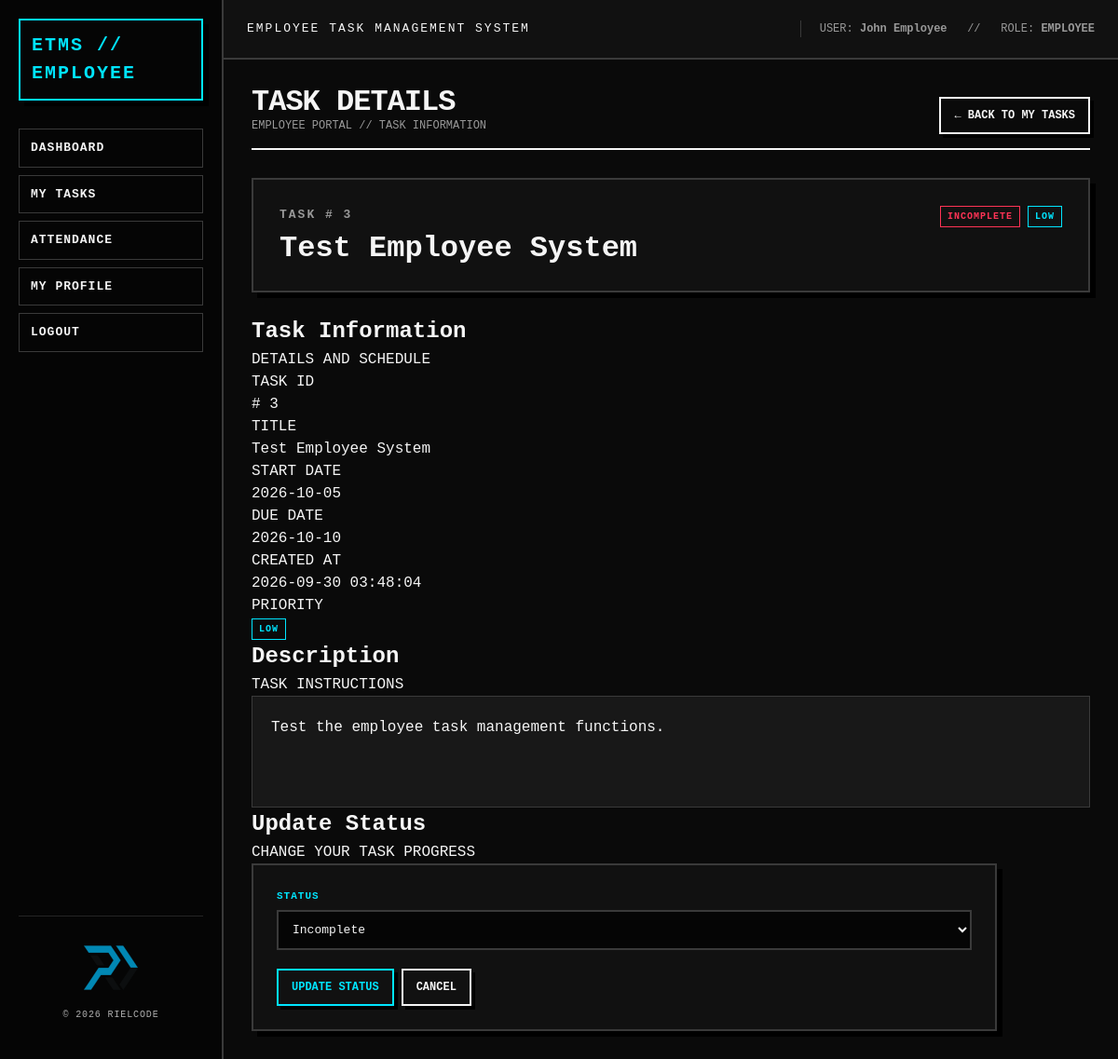
Screenshot of /employee/tasks/view.php?id=3 (signed in) with the database file from the repository.
### tables this page shows
CREATE TABLE tasks (

    taskId INT AUTO_INCREMENT,

    title VARCHAR(255) NOT NULL,

    description TEXT,

    assignedTo INT NOT NULL,

    startDate DATE NOT NULL,

    dueDate DATE NOT NULL,

    status ENUM(
        'incomplete',
        'progressing',
        'completed'
    )
    NOT NULL DEFAULT 'incomplete',

    priority ENUM(
        'low',
        'medium',
        'high'
    )
    NOT NULL DEFAULT 'medium',

    createdAt TIMESTAMP
        DEFAULT CURRENT_TIMESTAMP,

    updatedAt TIMESTAMP
        DEFAULT CURRENT_TIMESTAMP
        ON UPDATE CURRENT_TIMESTAMP,

    PRIMARY KEY (taskId),

    CONSTRAINT fk_tasks_user
        FOREIGN KEY (assignedTo)
        REFERENCES users(id)
        ON DELETE CASCADE
        ON UPDATE CASCADE

);

### employee/tasks/view.php (the view, shortened to what this page needs)
<?php
require_once "../../config/database.php";
$userId = $_SESSION["user_id"];
$taskId = (int) $_GET["id"];
$stmt = mysqli_prepare(
    $conn,
    "SELECT
        taskId,
        title,
        description,
        startDate,
        dueDate,
        status,
        priority,
        createdAt
    FROM tasks
    WHERE taskId = ?
    AND assignedTo = ?"
);
mysqli_stmt_bind_param(
    $stmt,
    "ii",
    $taskId,
    $userId
);
if (!mysqli_stmt_execute($stmt)) {
    die("Execute failed: " .
        mysqli_stmt_error($stmt));
}
$result = mysqli_stmt_get_result($stmt);
$task = mysqli_fetch_assoc($result);
?>
<!DOCTYPE html>
<html lang="en">
<head>
    <link
        rel="stylesheet"
        href="/ETMS/assets/css/style.css">
</head>
<body>
    <div class="app">
        <?php require_once "../../includes/employee_sidebar.php"; ?>
        <div class="main">
            <?php require_once "../../includes/topbar.php"; ?>
            <main class="content">
                <div class="page-header">
                    <div>
                        <h1>
                            Task Details
                        </h1>
                        <p>
                            EMPLOYEE PORTAL // TASK INFORMATION
                        </p>
                    </div>
                    <a
                        href="index.php"
                        class="btn">
                        ← Back To My Tasks
                    </a>
                </div>
                <section class="task-detail-header">
                    <div>
                        <div class="task-id">
                            TASK #
                            <?php
                            echo htmlspecialchars(
                                $task["taskId"]
                            );
                            ?>
                        </div>
                        <h2>
                            <?php
                            echo htmlspecialchars(
                                $task["title"]
                            );
                            ?>
                        </h2>
                    </div>
                    <div class="task-badges">
                        <span
                            class="badge badge-<?php
                                                echo htmlspecialchars(
                                                    $task["status"]
                                                );
                                                ?>">
                            <?php
                            echo strtoupper(
                                htmlspecialchars(
                                    $task["status"]
                                )
                            );
                            ?>
                        </span>
                        <span
                            class="badge badge-<?php
                                                echo htmlspecialchars(
                                                    $task["priority"]
                                                );
                                                ?>">
                            <?php
                            echo strtoupper(
                                htmlspecialchars(
                                    $task["priority"]
                                )
                            );
                            ?>
                        </span>
                    </div>
                </section>
                <section class="panel">
                    <div class="panel-header">
                        <div>
                            <h2>
                                Task Information
                            </h2>
                            <p>
                                DETAILS AND SCHEDULE
                            </p>
                        </div>
                    </div>
                    <div class="detail-grid">
                        <div class="detail-item">
                            <div class="detail-label">
                                TASK ID
                            </div>
                            <div class="detail-value">
                                #
                                <?php
                                echo htmlspecialchars(
                                    $task["taskId"]
                                );
                                ?>
                            </div>
                        </div>
                        <div class="detail-item">
                            <div class="detail-label">
                                TITLE
                            </div>
                            <div class="detail-value">
                                <?php
                                echo htmlspecialchars(
                                    $task["title"]
                                );
                                ?>
                            </div>
                        </div>
                        <div class="detail-item">
                            <div class="detail-label">
                                START DATE
                            </div>
                            <div class="detail-value">
                                <?php
                                echo htmlspecialchars(
                                    $task["startDate"]
                                );
                                ?>
                            </div>
                        </div>
                        <div class="detail-item">
                            <div class="detail-label">
                                DUE DATE
                            </div>
                            <div class="detail-value">
                                <?php
                                echo htmlspecialchars(
                                    $task["dueDate"]
                                );
                                ?>
                            </div>
                        </div>
                        <div class="detail-item">
                            <div class="detail-label">
                                CREATED AT
                            </div>
                            <div class="detail-value">
                                <?php
                                echo htmlspecialchars(
                                    $task["createdAt"]
                                );
                                ?>
                            </div>
                        </div>
                        <div class="detail-item">
                            <div class="detail-label">
                                PRIORITY
                            </div>
                            <div class="detail-value">
                                <span
                                    class="badge badge-<?php
                                                        echo htmlspecialchars(
                                                            $task["priority"]
                                                        );
                                                        ?>">
                                    <?php
                                    echo strtoupper(
                                        htmlspecialchars(
                                            $task["priority"]
                                        )
                                    );
                                    ?>
                                </span>
                            </div>
                        </div>
                    </div>
                </section>
                <section class="panel">
                    <div class="panel-header">
                        <div>
                            <h2>
                                Description
                            </h2>
                            <p>
                                TASK INSTRUCTIONS
                            </p>
                        </div>
                    </div>
                    <div class="task-description">
                        <?php
                        if (
                            $task["description"] !== null &&
                            $task["description"] !== ""
                        ) {
                            echo nl2br(
                                htmlspecialchars(
                                    $task["description"]
                                )
                            );
                        } else {
                            echo "No description provided.";
                        }
                        ?>
                    </div>
                </section>
                <section class="panel">
                    <div class="panel-header">
                        <div>
                            <h2>
                                Update Status
                            </h2>
                            <p>
                                CHANGE YOUR TASK PROGRESS
                            </p>
                        </div>
                    </div>
                    <form
                        action="update_status.php"
                        method="post"
                        class="form-card">
                        <div class="form-group">
                            <label for="status">
                                Status
                            </label>
                            <select
                                name="status"
                                id="status"
                                class="form-control"
                                required>
                                <option
                                    value="incomplete"
                                    <?php
                                    echo $task["status"] === "incomplete"
                                        ? "selected"
                                        : "";
                                    ?>>
                                    Incomplete
                                </option>
                            </select>
                        </div>
                        <div class="actions">
                            <button
                                type="submit"
                                class="btn btn-primary">
                                UPDATE STATUS
                            </button>
                            <a
                                href="index.php"
                                class="btn">
                                CANCEL
                            </a>
                        </div>
                    </form>
                </section>
            </main>
        </div>
    </div>
</body>
</html>

### assets/css/style.css (style rules this page uses)
:root { --bg: #0a0a0a; --surface: #111111; --surface-2: #181818; --text: #f5f5f5; --muted: #999999; --line: #3a3a3a; --line-strong: #666666; --accent: #00e5ff; --success: #00ff66; --warning: #ffcc00; --danger: #ff3355; --shadow: 6px 6px 0 #000; --radius: 0; --sidebar-width: 240px; }
* { box-sizing: border-box; margin: 0; padding: 0; }
html { background: var(--bg); }
body { font-family: "Courier New", Courier, monospace; background: var(--bg); color: var(--text); line-height: 1.5; }
a { color: var(--accent); text-decoration: none; }
.app { min-height: 100vh; display: flex; background: var(--bg); }
.main { flex: 1; min-width: 0; }
.content { padding: 30px; max-width: 1600px; margin: 0 auto; }
.page-header { display: flex; justify-content: space-between; align-items: flex-end; gap: 20px; margin-bottom: 30px; border-bottom: 2px solid var(--text); padding-bottom: 15px; }
.page-header h1 { font-size: 32px; line-height: 1; text-transform: uppercase; letter-spacing: -1px; }
.page-header p { color: var(--muted); font-size: 12px; }
.btn { display: inline-block; border: 2px solid var(--text); background: transparent; color: var(--text); padding: 9px 14px; font-family: inherit; font-size: 12px; font-weight: bold; text-transform: uppercase; cursor: pointer; box-shadow: 4px 4px 0 #000; transition: none; }
.btn-primary { border-color: var(--accent); color: var(--accent); }
.badge { display: inline-block; padding: 3px 7px; border: 1px solid currentColor; font-size: 10px; font-weight: bold; text-transform: uppercase; letter-spacing: 1px; }
.badge-incomplete { color: var(--danger); }
.badge-low { color: var(--accent); }
.form-card { max-width: 800px; background: var(--surface); border: 2px solid var(--line); padding: 25px; box-shadow: var(--shadow); }
.form-group { margin-bottom: 20px; }
.form-group label { display: block; margin-bottom: 7px; color: var(--accent); font-size: 11px; text-transform: uppercase; letter-spacing: 1px; font-weight: bold; }
.form-control { width: 100%; padding: 11px; border: 2px solid var(--line); background: #050505; color: var(--text); font-family: inherit; font-size: 13px; border-radius: 0; }
select.form-control { cursor: pointer; }
.actions { display: flex; flex-wrap: wrap; gap: 8px; }
.task-detail-header { display: flex; justify-content: space-between; align-items: flex-start; gap: 24px; padding: 28px; margin-bottom: 24px; background: var(--surface); border: 2px solid var(--line); box-shadow: var(--shadow); }
.task-detail-header h2 { margin: 8px 0 0; font-size: 32px; line-height: 1.1; }
.task-id { color: var(--muted); font-size: 13px; font-weight: 800; letter-spacing: 2px; }
.task-badges { display: flex; flex-wrap: wrap; gap: 8px; }
.task-description { min-height: 120px; padding: 20px; background: var(--surface-2); border: 1px solid var(--line); color: var(--text); line-height: 1.7; white-space: normal; }

### rows the page displays
tasks: taskId "3", title "Test Employee System", status "INCOMPLETE", priority "LOW", startDate "2026-10-05", dueDate "2026-10-10", createdAt "2026-09-30 03:48:04", description "Test the employee task management functions.", status "Incomplete"

### other values shown
$_SESSION["name"] "John Employee"
$_SESSION["role"] "EMPLOYEE"
